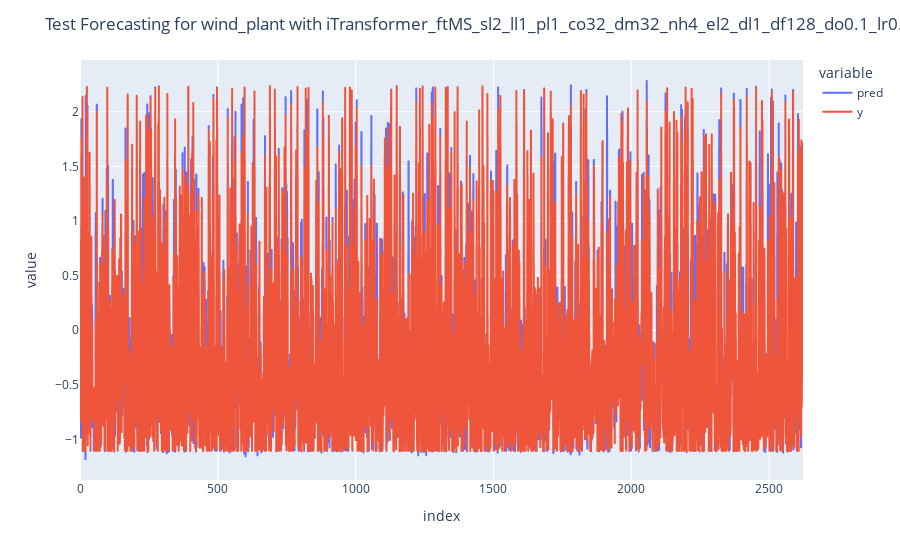

The notebook cell saved with this chart:
### Code cell
for model_config, model in models:
    
    test_data, test_loader = data_provider(model_config, 'test')

    y_pred, y_true = pytorch_test_forecasting(model, model_config, test_data, test_loader)
    
    mae = mean_absolute_error(y_true, y_pred)
    
    print("Test MAE:", mae)
    
    if len(y_pred.shape) == 1:
        df = pd.DataFrame(np.stack((y_pred, y_true)).T, columns = ['pred', 'y'])
        
        fig = px.line(df)
        
        fig.update_layout(title = f'Test Forecasting for {dt_name} with ' + model_config.name )
        fig.show()
    else:
        print(">>> No 24h forecasting visualization")

### Figure 1 — Plotly figure (JSON) as saved in the notebook; plotly's stock layout.template omitted (floating-point values rounded to 4 significant figures; data arrays with more than 128 entries replaced by an {"elided": "..."} marker saying what was removed)
{"data": [{"hovertemplate": "variable=pred<br>index=%{x}<br>value=%{y}<extra></extra>", "legendgroup": "pred", "line": {"color": "#636efa", "dash": "solid"}, "marker": {"symbol": "circle"}, "mode": "lines", "name": "pred", "showlegend": true, "type": "scattergl", "x": {"elided": "2624 int values"}, "xaxis": "x", "y": {"elided": "2624 float values"}, "yaxis": "y"}, {"hovertemplate": "variable=y<br>index=%{x}<br>value=%{y}<extra></extra>", "legendgroup": "y", "line": {"color": "#EF553B", "dash": "solid"}, "marker": {"symbol": "circle"}, "mode": "lines", "name": "y", "showlegend": true, "type": "scattergl", "x": {"elided": "2624 int values"}, "xaxis": "x", "y": {"elided": "2624 float values"}, "yaxis": "y"}], "layout": {"legend": {"title": {"text": "variable"}, "tracegroupgap": 0}, "margin": {"t": 60}, "title": {"text": "Test Forecasting for wind_plant with iTransformer_ftMS_sl2_ll1_pl1_co32_dm32_nh4_el2_dl1_df128_do0.1_lr0.0005_lacosine"}, "xaxis": {"anchor": "y", "domain": [0, 1], "title": {"text": "index"}}, "yaxis": {"anchor": "x", "domain": [0, 1], "title": {"text": "value"}}}}
